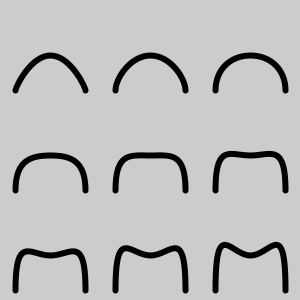
Frame 1 (no input)
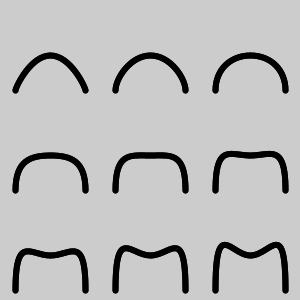
Frame 2 (the mouse pressed at the canvas centre, redrawn once)

The Processing sketch that drew these frames (run headless with seeded random() and noise(); the mouse was pressed at the canvas centre and the sketch redrawn once):

// Processing sketch: sketch_22_2
// ── sketch_22_2.pde

void setup() 
{ 
  size(300, 300);
  smooth(); 
  noLoop();
}
void draw() { 


  float c = 3.0;

  // 0 100 200
  for (int y = 0; y <= height; y +=100) {
    for (int x = 0; x <= 200; x +=100) {

      arch(c, x, y);
      c += 9;
    }
  }
}
void arch(float curvature, int x, int y) {
  float c = 90.0;
  strokeWeight(6);
  noFill();
  beginShape();
  vertex(x + 15.0, y + c);
  bezierVertex(x + 15.0, y + c-curvature, x+30.0, y + 55.0, x+ 50.0, y + 55.0);
  bezierVertex(x + 70.0, y + 55.0, x + 85.0, y + c-curvature, x+85.0, y + c);
  endShape();
}
